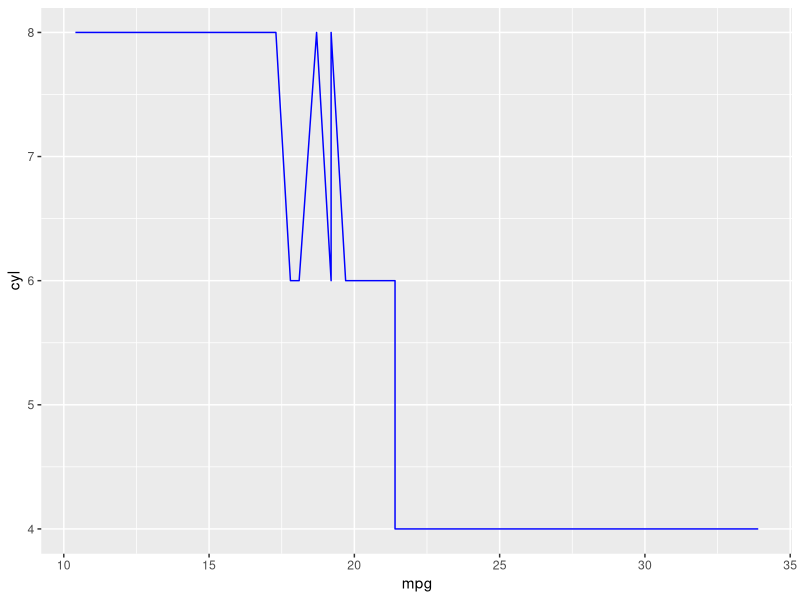

Generate this figure with R:
## ---- chunk 1
library(tidyverse)
## ---- chunk 2
mtcars %>%
  ggplot(aes(mpg,cyl)) +
  geom_line(color="blue")
